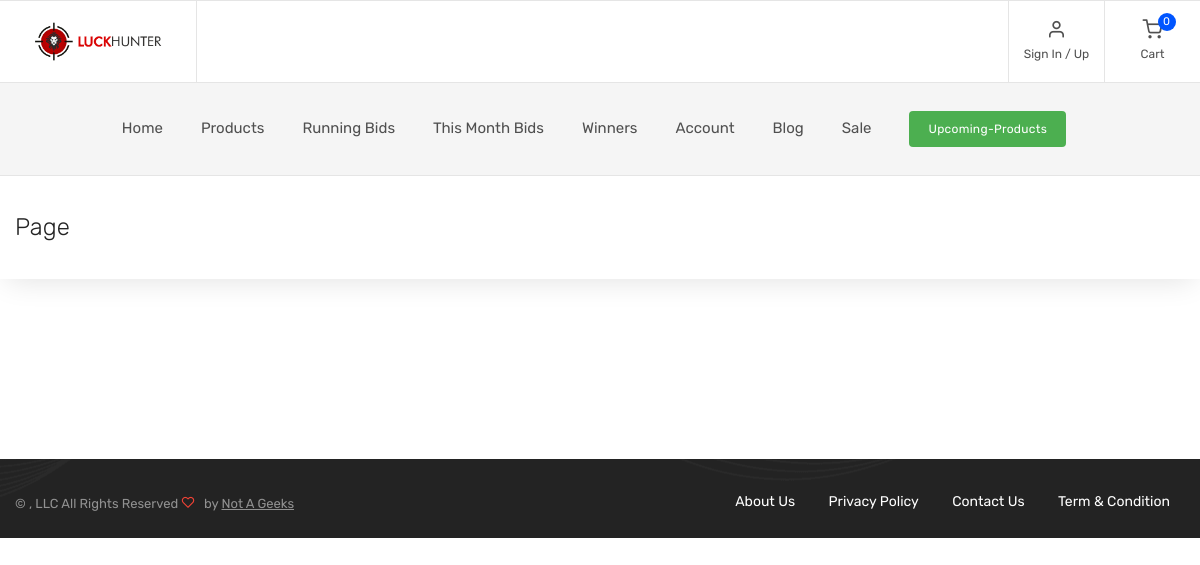
Screenshot of /page/hp-1000-wired-optical-mouse-usb-30-usb-20-black with the database file from the repository.
### home/models.py (models this page shows, shortened)
class LsCMSPageContent(models.Model):
    keyword = models.CharField(max_length=120)
    Title = models.CharField(max_length=120)
    Page_Content = models.TextField()
    Create_date = models.DateTimeField(default=django.utils.timezone.now)
    class Meta:
        verbose_name_plural = "Ls CMS Page Content"

### home/views.py (the view)
# urls.py: path('page/<slug:keyword>', views.page_content, name='page_content'),
def page_content(request,keyword):
    page_titl = "Page"
    get_page_content = None
    ls_user =None
    if request.user.is_authenticated:
        if LsUser.objects.filter(user=request.user).exists():
            ls_user = get_object_or_404(LsUser,user=request.user)
    if LsCMSPageContent.objects.filter(keyword=keyword):
        get_page_content = get_object_or_404(LsCMSPageContent,keyword=keyword)
        page_titl = get_page_content.Title
    return render(request, 'web/home/page_content.html',{'get_page_content':get_page_content, 'page_title': page_titl,'BASE_URL': settings.BASE_URL,'ls_user':ls_user})

### home/views.py (called while the page is built)
@register.filter(name='get_page_link')
def get_page_link(dummt_data):
    get_all_page = LsCMSPageContent.objects.all()
    return render_to_string('web/footer/page_link.html',{"get_all_page":get_all_page,'BASE_URL':settings.BASE_URL})

### luckhunter/context_processors.py (called while the page is built)
def product_placeholder(request):
    value = os.environ.get(
        'PRODUCT_PLACEHOLDER_IMAGE_URL',
        'static/product_placeholder/placeholder.png',
    )
    if value.startswith(('http://', 'https://', '/')):
        url = value
    else:
        url = static(value.split('static/', 1)[-1])
    return {'PRODUCT_PLACEHOLDER_IMAGE_URL': url}

### template/web/home/page_content.html (shortened to what this page needs)
{% extends 'web/base_template.html' %}
{% block content %}
{% load static %}
<div class="page-title">
      <div class="container">
        <div class="column">
          <h1>{{page_title}} </h1>
        </div>
        <div class="column">
        </div>
      </div>
    </div>
    <section class=" padding-top-3x padding-bottom-2x">
    </section>
{% endblock %}

### template/web/footer/page_link.html
{% if get_all_page %}
 {% for item in get_all_page %}
 <li><a href="{{BASE_URL}}page/{{item.keyword}}">{{item.Title}}</a></li>
 {% endfor %}
{% endif %}

### template/web/base_template.html (style rules this page uses)
.footer-menu li { list-style: none; display: inline-block; padding: 5px; }
.footer-menu li a { list-style: none; display: block; color: #fff; text-decoration: none; padding: 0px 10px; }

### rows the page displays
LsCMSPageContent: Title "About Us"
LsCMSPageContent: Title "Privacy Policy"
LsCMSPageContent: Title "Contact Us"
LsCMSPageContent: Title "Term & Condition"

### other values shown
{{ page_title }} "Page"
